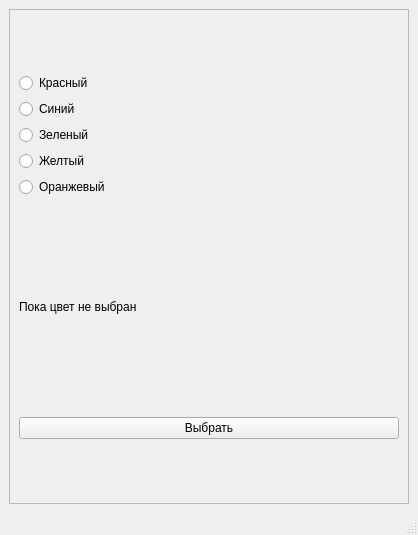
<?xml version="1.0" encoding="UTF-8"?>
<ui version="4.0">
 <class>MainWindow</class>
 <widget class="QMainWindow" name="MainWindow">
  <property name="geometry">
   <rect>
    <x>0</x>
    <y>0</y>
    <width>418</width>
    <height>535</height>
   </rect>
  </property>
  <property name="windowTitle">
   <string>MainWindow</string>
  </property>
  <widget class="QWidget" name="centralwidget">
   <layout class="QGridLayout" name="gridLayout">
    <item row="0" column="0">
     <widget class="QFrame" name="frame">
      <property name="frameShape">
       <enum>QFrame::StyledPanel</enum>
      </property>
      <property name="frameShadow">
       <enum>QFrame::Raised</enum>
      </property>
      <layout class="QGridLayout" name="gridLayout_4">
       <item row="1" column="0">
        <widget class="QLabel" name="label">
         <property name="maximumSize">
          <size>
           <width>16777215</width>
           <height>100</height>
          </size>
         </property>
         <property name="text">
          <string>Пока цвет не выбран</string>
         </property>
        </widget>
       </item>
       <item row="0" column="0">
        <layout class="QHBoxLayout" name="horizontalLayout_2">
         <item>
          <layout class="QGridLayout" name="gridLayout_2">
           <item row="1" column="0">
            <widget class="QRadioButton" name="radioButton_2">
             <property name="text">
              <string>Синий</string>
             </property>
            </widget>
           </item>
           <item row="2" column="0">
            <widget class="QRadioButton" name="radioButton_3">
             <property name="text">
              <string>Зеленый</string>
             </property>
            </widget>
           </item>
           <item row="0" column="0">
            <widget class="QRadioButton" name="radioButton">
             <property name="enabled">
              <bool>true</bool>
             </property>
             <property name="focusPolicy">
              <enum>Qt::ClickFocus</enum>
             </property>
             <property name="text">
              <string>Красный</string>
             </property>
            </widget>
           </item>
           <item row="4" column="0">
            <widget class="QRadioButton" name="radioButton_5">
             <property name="text">
              <string>Оранжевый</string>
             </property>
            </widget>
           </item>
           <item row="3" column="0">
            <widget class="QRadioButton" name="radioButton_4">
             <property name="text">
              <string>Желтый</string>
             </property>
            </widget>
           </item>
          </layout>
         </item>
        </layout>
       </item>
       <item row="2" column="0">
        <widget class="QPushButton" name="pushButton">
         <property name="text">
          <string>Выбрать</string>
         </property>
        </widget>
       </item>
      </layout>
     </widget>
    </item>
   </layout>
  </widget>
  <widget class="QMenuBar" name="menubar">
   <property name="geometry">
    <rect>
     <x>0</x>
     <y>0</y>
     <width>418</width>
     <height>26</height>
    </rect>
   </property>
  </widget>
  <widget class="QStatusBar" name="statusbar"/>
 </widget>
 <resources/>
 <connections/>
</ui>
